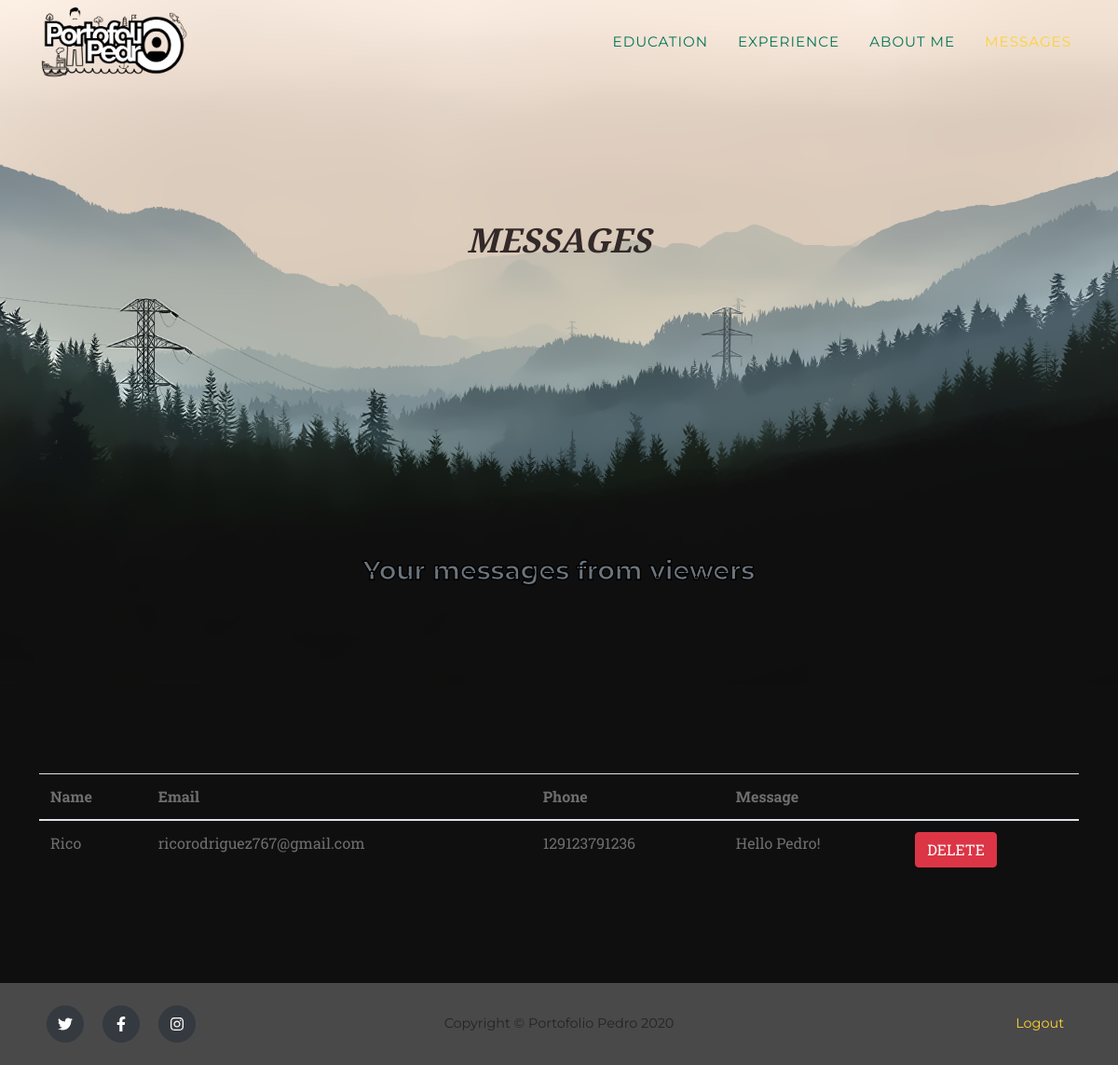
The app's page /admin.php with its own data.
### tables this page shows
CREATE TABLE `contact` (
  `id` int(3) NOT NULL,
  `nama` varchar(50) NOT NULL,
  `email` varchar(100) NOT NULL,
  `nohp` varchar(20) NOT NULL,
  `pesan` varchar(10000) NOT NULL
);

### admin.php (the view, shortened to what this page needs)
<!DOCTYPE html>
<html lang="en">
    <head>
        <link href="css/styles.css" rel="stylesheet" />
    </head>
    <body id="page-top">
        <nav class="navbar navbar-expand-lg navbar-dark fixed-top" id="mainNav">
            <div class="container">
                <a class="navbar-brand js-scroll-trigger" href="#page-top"><img src="assets/img/navbar-logo.png" alt="" /></a>
                <div class="collapse navbar-collapse" id="navbarResponsive">
                    <ul class="navbar-nav text-uppercase ml-auto">
                        <li class="nav-item"><a class="nav-link js-scroll-trigger" href="admedu.php">Education</a></li>
                        <li class="nav-item"><a class="nav-link js-scroll-trigger" href="admexp.php">Experience</a></li>
                        <li class="nav-item"><a class="nav-link js-scroll-trigger" href="admabout.php">About Me</a></li>
                        <li class="nav-item"><a class="nav-link js-scroll-trigger" href="#page-top">Messages</a></li>
                    </ul>
                </div>
            </div>
        </nav>
        <?php
        include_once 'koneksi.php';
        ?>
        <header class="masthead">
                <div class="text-center">
                    <h2 class="masthead-subheading text-uppercase">Messages</h2>
                    <h3 class="section-subheading text-muted">Your messages from viewers</h3>
                </div>
        </header>
        <section class="page-section">
        <div class="container">
            <div class="row">
                <div class="col-md-12">
                <table id="listtable" class="table table-solid">
                <thead>
                    <tr>
                    <th>Name</th>
                    <th>Email</th>
                    <th>Phone</th>
                    <th>Message</th>
                    <th>&nbsp;</th>
                    </tr>
                </thead>
                <tbody>
            <?php
            $strSQL = "SELECT * FROM contact";
            $runStrSQL = mysqli_query($conn,$strSQL);
            $jmlRowData = mysqli_num_rows($runStrSQL);
            if ($jmlRowData < 0) {
            echo "<tr><td colspan='4'>Data Tidak Terdapat Dalam Database</td></tr>";
            }
            else {
            while($row = mysqli_fetch_assoc($runStrSQL)) {
            ?>
                    <tr>
                    <td><?php echo $row["nama"] ?></td>
                    <td><?php echo $row["email"] ?></td>
                    <td><?php echo $row["nohp"] ?></td>
                    <td><?php echo $row["pesan"] ?></td>
                    <td><a href="deletemessage.php?id=<?php echo $row["id"]?>" class="btn btn-danger">DELETE</a></td>
                    </tr>
            <?php
            }
            }
            ?>
                </tbody>
                </table>
                </div>
            </div>
        </div>
        </section>
        <footer class="footer py-4">
            <div class="container">
                <div class="row align-items-center">
                    <div class="col-lg-4 text-lg-left">
                        <a class="btn btn-dark btn-social mx-2" href="#!"><i class="fab fa-twitter"></i></a>
                        <a class="btn btn-dark btn-social mx-2" href="https://www.facebook.com/fedroandika.putra"><i class="fab fa-facebook-f"></i></a>
                        <a class="btn btn-dark btn-social mx-2" href="https://www.instagram.com/rodr.x6/"><i class="fab fa-instagram"></i></a>
                    </div>
                    <div class="col-lg-4 my-3 my-lg-0">
                        Copyright © Portofolio Pedro 2020
                    </div>
                    <div class="col-lg-4 text-lg-right">
                        <a class="mr-3" href="index.php">Logout</a>
                    </div>
                </div>
            </div>
        </footer>
    </body>
</html>

### records on screen
contact: nama "Rico", email "ricorodriguez767@gmail.com", nohp "129123791236", pesan "Hello Pedro!"
